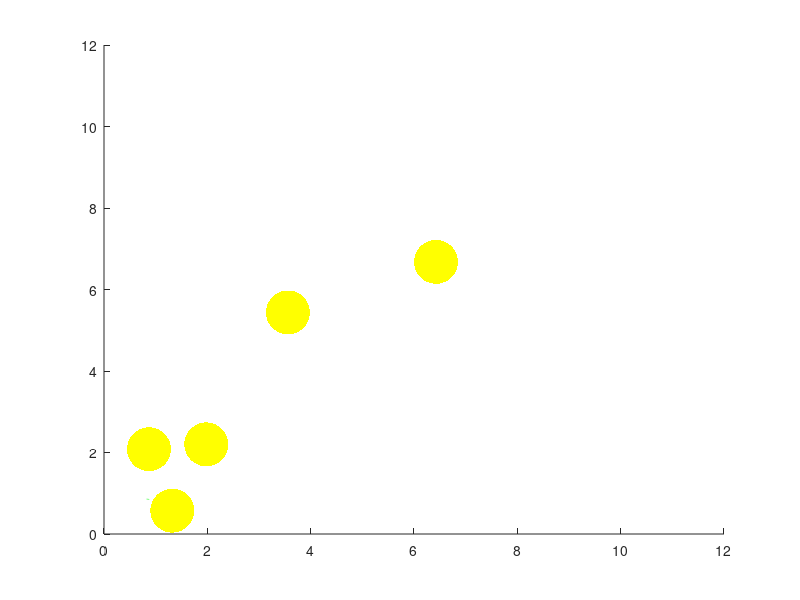

Write MATLAB code to recreate this figure. (Note: this script raises an error after producing the figure.)
start=rand(1);endp=[9 9 9];
Qo=0;L=0.5;D=0.5;m=0;t=0;d=0;

hold on;
r1=rand(1,3)*10;
r2=rand(1,3)*9;
r3=rand(1,3)*7;
r4=rand(1,3)*5;
r5=rand(1,3)*3;
R1=scatter3(r1(1),r1(2),r1(3),1000,'y','fill');
R2=scatter3(r2(1),r2(2),r2(3),1000,'y','fill');
R3=scatter3(r3(1),r3(2),r3(3),1000,'y','fill');
R4=scatter3(r4(1),r4(2),r4(3),1000,'y','fill');
R5=scatter3(r5(1),r5(2),r5(3),1000,'y','fill');
axis([0 12 0 12 0 12]);
whitebg([0 .5 .7]);
pause(4);

cx=start;cy=start;cz=start;
tic;
while( cx<=endp(1) && cy<=endp(2) && cz<=endp(3))
  x=cx+(rand(1,100)*0.2);
  y=cy+(rand(1,100)*0.2);
  z=cz+(rand(1,100)*0.2);  
    if(t==5)
      delete(R1,R2,R3,R4,R5);
      
      
      r1=r1-rand(1,3)*0.5;
      r2=r2-rand(1,3)*0.5;
      r3=r3+rand(1,3)*0.5;
      r4=r4+rand(1,3)*0.5;
      r5=r5+rand(1,3)*0.5;
      R1=scatter3(r1(1),r1(2),r1(3),1000,'y','fill');
      R2=scatter3(r2(1),r2(2),r2(3),1000,'y','fill');
      R3=scatter3(r3(1),r3(2),r3(3),1000,'y','fill');
      R4=scatter3(r4(1),r4(2),r4(3),1000,'y','fill');
      R5=scatter3(r5(1),r5(2),r5(3),1000,'y','fill');
      
      pause(0.5);
      
      t=0;
    end
    
   t=t+1;
    

dr1x=abs((r1(1)-x));  dr1y=abs((r1(2)-y));  dr1z=abs((r1(3)-z));
dr2x=abs((r2(1)-x));  dr2y=abs((r2(2)-y));  dr2z=abs((r2(3)-z));
dr3x=abs((r3(1)-x));  dr3y=abs((r3(2)-y));  dr3z=abs((r3(3)-z));
dr4x=abs((r4(1)-x));  dr4y=abs((r4(2)-y));  dr4z=abs((r4(3)-z));
dr5x=abs((r5(1)-x));  dr5y=abs((r5(2)-y));  dr5z=abs((r5(3)-z));

R=dr1x+dr1y+dr1z+dr2x+dr2y+dr2z+dr3x+dr3y+dr3z+dr4x+dr4y+dr4z+dr5x+dr5y+dr5z;

dex=abs((endp(1)-x));    dey=abs((endp(2)-y));     dez=abs((endp(3)-z));
E=dex+dey+dez;

Qn=Qo+L*((-1*E)+(D*m)-Qo)+R;   
m=max(Qn);
h=find(Qn==m);

   if(dr1x(h)<1.5||dr2x(h)<1.5||dr3x(h)<1.5||dr4x(h)<1.5||dr5x(h)<1.5||dr1y(h)<1.5||dr2y(h)<1.5||dr3y(h)<1.5||dr4y(h)<1.5||dr5y(h)<1.5||dr1z(h)<1.5||dr2z(h)<1.5||dr3z(h)<1.5||dr4z(h)<1.5||dr5z(h)<1.5)
      Qn(h)=min(Qn);
      m=max(Qn);
      h=find(Qn==m);
   end
ni=x(h);nj=y(h);nk=z(h);

 if(dex(h)<2 && dey(h)<2 && dez(h)<2)
    ni=endp(1);nj=endp(2);nk=endp(3); 
 end
 
 X=[ni cx];Y=[nj cy];Z=[nk cz];
d=d+sqrt(((ni-cx).^2)+((nj-cy).^2)+((nk-cz).^2));

plot3(X,Y,Z,'g','linewidth',2);
text(X,Y,Z,'');
grid on;
xlabel('x axis');
ylabel('y axis');
zlabel('z axis');
cx=ni; cy=nj; cz=nk;
Qo=Qn;


end
disp('the time taken is =');
disp(toc);
disp('distance travelled=');
disp(d);
disp('displacement=');
dp=sqrt(((start-cx).^2)+((start-cy).^2)+((start-cz).^2));
disp(dp);
e=(dp/d)*100;
disp('efficiency=');
disp(e);
disp('total altitude gained=');
al=cz-start;
disp(al);


pause(0.5);
legend('path',0);
hold off;


